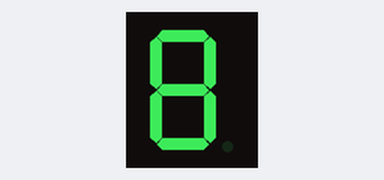
A sketch run on a simulated Arduino Uno, built with avr-gcc and run on an emulated ATmega328P. Parts: 1-digit seven-segment display. Wiring (inferred from the names in the program): 1-digit 7-segment display, segments lit when LOW: segments pin 6, pin 7, pin 8, pin 9, pin 10, pin 11, pin 4. The segment pins are drawn as the display they are named for.

Above: at 0.1 s.
At 2.1 s:
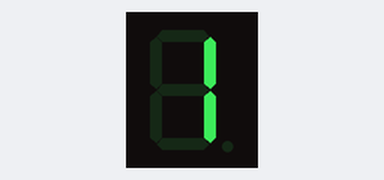
At 3.1 s:
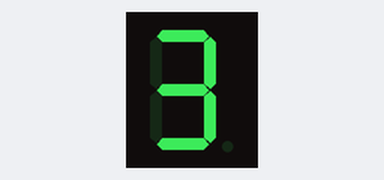
At 4.6 s:
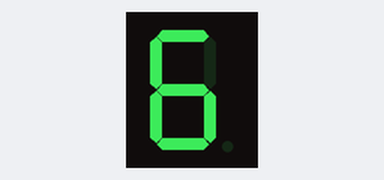
At 6.1 s:
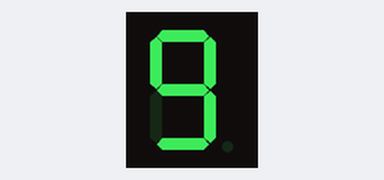
At 7.1 s:
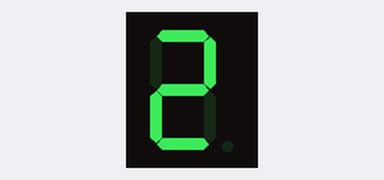

The sketch:

Counter.ino
```cpp
const int segmentPins[] = {6, 7, 8, 9, 10, 11, 4}; // a, b, c, d, e, f, g pinleri

// Hexadecimal segment kodları
const byte segmentCodes[] = {
  0xC0, // 0
  0xF9, // 1
  0xA4, // 2
  0xB0, // 3
  0x99, // 4
  0x92, // 5
  0x82, // 6
  0xF8, // 7
  0x80, // 8
  0x90  // 9
};

void setup() {
  for (int i = 0; i < 7; i++) {
    pinMode(segmentPins[i], OUTPUT);
  }
  Serial.begin(9600);
  showGreeting(); // Selamlamayı göster
}

void loop() {
  // Hızlıca 1'den 9'a kadar sayma
  for (int number = 1; number <= 9; number++) {
    displayNumber(number);
    delay(500); // Her rakamı 500 ms göstermek
  }
}

void showGreeting() {
  // Tüm LED'leri söndür
  for (int i = 0; i < 7; i++) {
    digitalWrite(segmentPins[i], LOW);
  }
  delay(900); // Ekran boş 900 ms kalsın

  // 1'den 9'a kadar hızlıca sayma
  for (int number = 1; number <= 9; number++) {
    displayNumber(number);
    delay(70); // Hızlı sayım
  }

  // Tüm LED'leri 2 kere yanıp söndürme
  for (int blink = 0; blink < 2; blink++) {
    for (int i = 0; i < 7; i++) {
      digitalWrite(segmentPins[i], HIGH); // Tüm LED'leri yak
    }
    delay(140); // 140 ms yanık kal
    for (int i = 0; i < 7; i++) {
      digitalWrite(segmentPins[i], LOW); // Tüm LED'leri söndür
    }
    delay(140); // 140 ms kapalı kal
  }
}

void displayNumber(int number) {
  // İlgili rakamın segment kodunu al
  byte code = segmentCodes[number];

  // Segmentleri güncelle
  for (int i = 0; i < 7; i++) {
    digitalWrite(segmentPins[i], (code >> i) & 1); // Kodun ilgili bitini yaz
  }
}
```

Measured:
- by itself, everything shown: repeats every 4.5 s, in 9 steps
- what the display in image 1 shows lasts 0.5 s, from 2.1 s to 2.6 s
